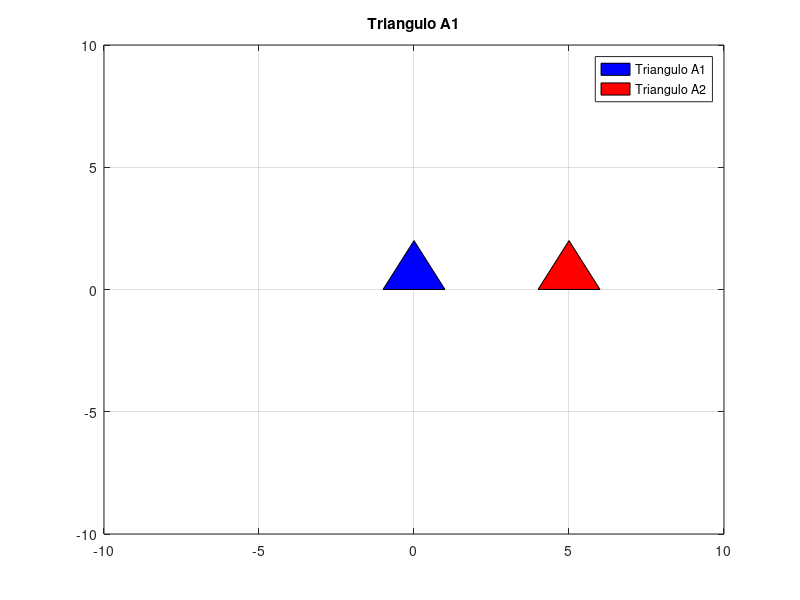

This figure's MATLAB source: (Note: this script raises an error after producing the figure.)
addpath '..'/Lib/

%% Ex1
P1 = [-1 0]';
P2 = [1 0]';
P3 = [0 2]';
A1 = [P1 P2 P3];

figure;
fill(A1(1, :),A1(2, :),'b'); %
hold on
axis([-10 10 -10 10]);
grid on
title('Triangulo A1')

v = [5 0]';
A2 = A1 + v;
fill(A2(1, :), A2(2, :), 'r')
legend('Triangulo A1', 'Triangulo A2')

hold off

%% Ex2
clear all; close all; clc
P1 = [-1 0]';
P2 = [1 0]';
P3 = [0 2]';
A1 = [P1 P2 P3];

v = [5 0]';
A2 = A1 + v;

T = rot(deg2rad(50));
A3 = T* A2

fill(A2(1, :), A2(2, :), 'r')
hold on
fill(A1(1, :),A1(2, :),'y')
fill(A3(1, :), A3(2, :), 'b')
axis([-10 10 -10 10])
axis square
grid on

for n= 60: 10: 350
    T = rot(deg2rad(n))
    A3 = T* A2
    fill(A3(1, :), A3(2, :), 'c')
end

h = fill(A2(1, :), A2(2, :), 'g')

for n= 60: 10: 350
    T = rot(deg2rad(n))
    p = T* A2
    h.Vertices = p';
    pause(0.1)
end

%% Ex3
clear all; close all; clc
P1 = [-1 0 1]';
P2 = [1 0 1]';
P3 = [0 2 1]';
A1 = [P1 P2 P3];

h = fill(A1(1, :), A1(2, :), 'r')
hold on
axis([-10 10 -10 10])
axis square
grid on 

u1 = [3 4]';
u2 = [2 -5]';

N = 50;
for n= linspace(0,1,N)
   dx = n*u1(1);
   dy = n*u1(2);
   An1 = TransGeom(dx,dy,0)*A1;
   h.Vertices = An1';
   pause(0.1)
end

R = deg2rad(80)
for n= linspace(0,1,N)
    An2 = TransGeom(0, 0, n*R)*An1;
    h.Vertices = An2';
    pause(0.1)
end

for n= linspace(0,1,N)
   dx1 = n*u2(1);
   dy1 = n*u2(2);
   An3 = TransGeom(dx1,dy1,0)*An2;
   h.Vertices = An3';
   pause(0.1)
end

%% Ex4
clear all; close all; clc
P1 = [-1 0 1]';
P2 = [1 0 1]';
P3 = [0 2 1]';
A1 = [P1 P2 P3];


h = fill(A1(1, :), A1(2, :), 'r');
hold on
axis([-10 10 -10 10])
axis square
grid on
                    %  1º  2º  3º -> Ordem de iterações
M = [5  0  0        % [x1  x2  x3]
     0  5  0        % [y1  y2  y3]
     0  0  2*pi];   % [a1  a2  a3]

AnimateSimple2D(h,A1,M,50)

%% Ex5
clear all; close all; clc

P1 = [0 -1/2 1]';
P2 = [2 0 1]';
P3 = [0 1/2 1]';
A1 = [P1 P2 P3];

h = fill(A1(1, :), A1(2, :), 'y');
hold on
axis([-8 8 -5 5])

grid on
                    
M = [0      -4   -4   -4   1.5    4     4     4     2
     0       2    4    4   4.25   2     4     4     4
  77*pi/90 pi/7  pi/2 pi/2 pi/4 -pi/4 -pi/2 -pi/2 -pi/2];   

AnimateSimple2D(h,A1,M,50)
